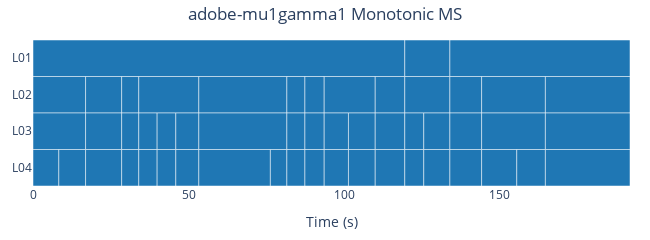

Notebook source saved alongside this figure:
### Code cell
est.contour(strategy='prob').clean("kde", bw=1).level('mean_shift', bw=0.004).to_ms().plot().show()

### Figure 1 — Plotly figure (JSON) as saved in the notebook; plotly's stock layout.template omitted (floating-point values rounded to 4 significant figures)
{"data": [{"base": [0, 119.5, 134, 0, 16.9, 28.5, 34, 53.3, 81.6, 87.4, 93.6, 110, 119.5, 134, 144.2, 164.7, 0, 16.9, 28.5, 34, 39.9, 45.9, 53.3, 81.6, 87.4, 93.6, 101.4, 110, 119.5, 125.6, 134, 144.2, 164.7, 0, 8.3, 16.9, 28.5, 34, 39.9, 45.9, 53.3, 76.3, 81.6, 87.4, 93.6, 101.4, 110, 119.5, 125.6, 134, 144.2, 155.5, 164.7], "customdata": ["<b></b><br>Layer: L01<br>Start: 0.000s<br>End: 119.500s<br>Duration: 119.500s", "<b></b><br>Layer: L01<br>Start: 119.500s<br>End: 134.000s<br>Duration: 14.500s", "<b></b><br>Layer: L01<br>Start: 134.000s<br>End: 191.896s<br>Duration: 57.896s", "<b></b><br>Layer: L02<br>Start: 0.000s<br>End: 16.900s<br>Duration: 16.900s", "<b></b><br>Layer: L02<br>Start: 16.900s<br>End: 28.500s<br>Duration: 11.600s", "<b></b><br>Layer: L02<br>Start: 28.500s<br>End: 34.000s<br>Duration: 5.500s", "<b></b><br>Layer: L02<br>Start: 34.000s<br>End: 53.300s<br>Duration: 19.300s", "<b></b><br>Layer: L02<br>Start: 53.300s<br>End: 81.600s<br>Duration: 28.300s", "<b></b><br>Layer: L02<br>Start: 81.600s<br>End: 87.400s<br>Duration: 5.800s", "<b></b><br>Layer: L02<br>Start: 87.400s<br>End: 93.600s<br>Duration: 6.200s", "<b></b><br>Layer: L02<br>Start: 93.600s<br>End: 110.000s<br>Duration: 16.400s", "<b></b><br>Layer: L02<br>Start: 110.000s<br>End: 119.500s<br>Duration: 9.500s", "<b></b><br>Layer: L02<br>Start: 119.500s<br>End: 134.000s<br>Duration: 14.500s", "<b></b><br>Layer: L02<br>Start: 134.000s<br>End: 144.200s<br>Duration: 10.200s", "<b></b><br>Layer: L02<br>Start: 144.200s<br>End: 164.700s<br>Duration: 20.500s", "<b></b><br>Layer: L02<br>Start: 164.700s<br>End: 191.896s<br>Duration: 27.196s", "<b></b><br>Layer: L03<br>Start: 0.000s<br>End: 16.900s<br>Duration: 16.900s", "<b></b><br>Layer: L03<br>Start: 16.900s<br>End: 28.500s<br>Duration: 11.600s", "<b></b><br>Layer: L03<br>Start: 28.500s<br>End: 34.000s<br>Duration: 5.500s", "<b></b><br>Layer: L03<br>Start: 34.000s<br>End: 39.900s<br>Duration: 5.900s", "<b></b><br>Layer: L03<br>Start: 39.900s<br>End: 45.900s<br>Duration: 6.000s", "<b></b><br>Layer: L03<br>Start: 45.900s<br>End: 53.300s<br>Duration: 7.400s", "<b></b><br>Layer: L03<br>Start: 53.300s<br>End: 81.600s<br>Duration: 28.300s", "<b></b><br>Layer: L03<br>Start: 81.600s<br>End: 87.400s<br>Duration: 5.800s", "<b></b><br>Layer: L03<br>Start: 87.400s<br>End: 93.600s<br>Duration: 6.200s", "<b></b><br>Layer: L03<br>Start: 93.600s<br>End: 101.400s<br>Duration: 7.800s", "<b></b><br>Layer: L03<br>Start: 101.400s<br>End: 110.000s<br>Duration: 8.600s", "<b></b><br>Layer: L03<br>Start: 110.000s<br>End: 119.500s<br>Duration: 9.500s", "<b></b><br>Layer: L03<br>Start: 119.500s<br>End: 125.600s<br>Duration: 6.100s", "<b></b><br>Layer: L03<br>Start: 125.600s<br>End: 134.000s<br>Duration: 8.400s", "<b></b><br>Layer: L03<br>Start: 134.000s<br>End: 144.200s<br>Duration: 10.200s", "<b></b><br>Layer: L03<br>Start: 144.200s<br>End: 164.700s<br>Duration: 20.500s", "<b></b><br>Layer: L03<br>Start: 164.700s<br>End: 191.896s<br>Duration: 27.196s", "<b></b><br>Layer: L04<br>Start: 0.000s<br>End: 8.300s<br>Duration: 8.300s", "<b></b><br>Layer: L04<br>Start: 8.300s<br>End: 16.900s<br>Duration: 8.600s", "<b></b><br>Layer: L04<br>Start: 16.900s<br>End: 28.500s<br>Duration: 11.600s", "<b></b><br>Layer: L04<br>Start: 28.500s<br>End: 34.000s<br>Duration: 5.500s", "<b></b><br>Layer: L04<br>Start: 34.000s<br>End: 39.900s<br>Duration: 5.900s", "<b></b><br>Layer: L04<br>Start: 39.900s<br>End: 45.900s<br>Duration: 6.000s", "<b></b><br>Layer: L04<br>Start: 45.900s<br>End: 53.300s<br>Duration: 7.400s", "<b></b><br>Layer: L04<br>Start: 53.300s<br>End: 76.300s<br>Duration: 23.000s", "<b></b><br>Layer: L04<br>Start: 76.300s<br>End: 81.600s<br>Duration: 5.300s", "<b></b><br>Layer: L04<br>Start: 81.600s<br>End: 87.400s<br>Duration: 5.800s", "<b></b><br>Layer: L04<br>Start: 87.400s<br>End: 93.600s<br>Duration: 6.200s", "<b></b><br>Layer: L04<br>Start: 93.600s<br>End: 101.400s<br>Duration: 7.800s", "<b></b><br>Layer: L04<br>Start: 101.400s<br>End: 110.000s<br>Duration: 8.600s", "<b></b><br>Layer: L04<br>Start: 110.000s<br>End: 119.500s<br>Duration: 9.500s", "<b></b><br>Layer: L04<br>Start: 119.500s<br>End: 125.600s<br>Duration: 6.100s", "<b></b><br>Layer: L04<br>Start: 125.600s<br>End: 134.000s<br>Duration: 8.400s", "<b></b><br>Layer: L04<br>Start: 134.000s<br>End: 144.200s<br>Duration: 10.200s", "<b></b><br>Layer: L04<br>Start: 144.200s<br>End: 155.500s<br>Duration: 11.300s", "<b></b><br>Layer: L04<br>Start: 155.500s<br>End: 164.700s<br>Duration: 9.200s", "<b></b><br>Layer: L04<br>Start: 164.700s<br>End: 191.896s<br>Duration: 27.196s"], "hovertemplate": "%{customdata}<extra></extra>", "insidetextanchor": "middle", "marker": {"color": "#1F77B4", "line": {"color": "white", "width": 0.5}, "pattern": {"fgcolor": "white", "fgopacity": 0.5, "shape": "", "solidity": 0.25}}, "name": "", "orientation": "h", "showlegend": true, "text": ["", "", "", "", "", "", "", "", "", "", "", "", "", "", "", "", "", "", "", "", "", "", "", "", "", "", "", "", "", "", "", "", "", "", "", "", "", "", "", "", "", "", "", "", "", "", "", "", "", "", "", "", ""], "textposition": "inside", "type": "bar", "width": 1, "x": [119.5, 14.5, 57.9, 16.9, 11.6, 5.5, 19.3, 28.3, 5.8, 6.2, 16.4, 9.5, 14.5, 10.2, 20.5, 27.2, 16.9, 11.6, 5.5, 5.9, 6, 7.4, 28.3, 5.8, 6.2, 7.8, 8.6, 9.5, 6.1, 8.4, 10.2, 20.5, 27.2, 8.3, 8.6, 11.6, 5.5, 5.9, 6, 7.4, 23, 5.3, 5.8, 6.2, 7.8, 8.6, 9.5, 6.1, 8.4, 10.2, 11.3, 9.2, 27.2], "y": ["L01", "L01", "L01", "L02", "L02", "L02", "L02", "L02", "L02", "L02", "L02", "L02", "L02", "L02", "L02", "L02", "L03", "L03", "L03", "L03", "L03", "L03", "L03", "L03", "L03", "L03", "L03", "L03", "L03", "L03", "L03", "L03", "L03", "L04", "L04", "L04", "L04", "L04", "L04", "L04", "L04", "L04", "L04", "L04", "L04", "L04", "L04", "L04", "L04", "L04", "L04", "L04", "L04"]}], "layout": {"barmode": "overlay", "height": 170, "margin": {"b": 20, "l": 20, "r": 20, "t": 40}, "showlegend": false, "title": {"text": "adobe-mu1gamma1 Monotonic MS", "x": 0.5}, "width": 650, "xaxis": {"range": [0, 191.9], "title": {"text": "Time (s)"}}, "yaxis": {"categoryarray": ["L04", "L03", "L02", "L01"], "categoryorder": "array", "title": {}}}}
